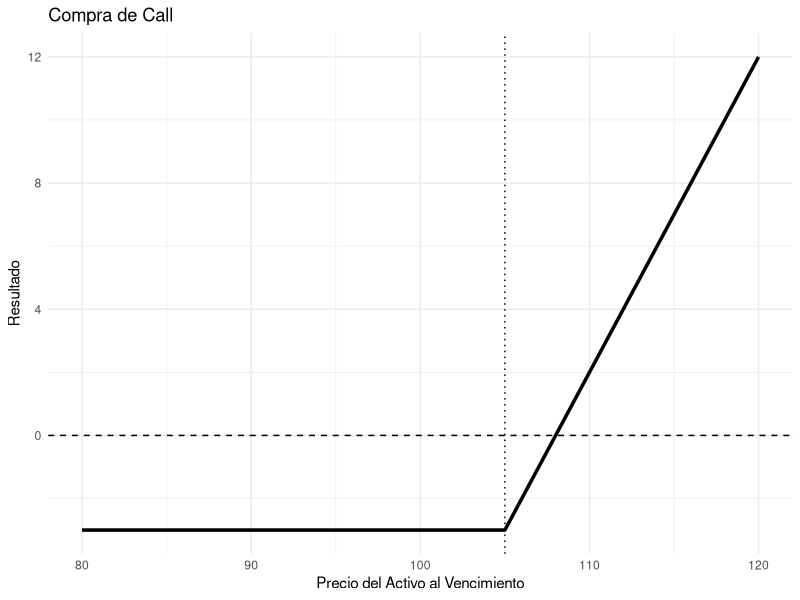
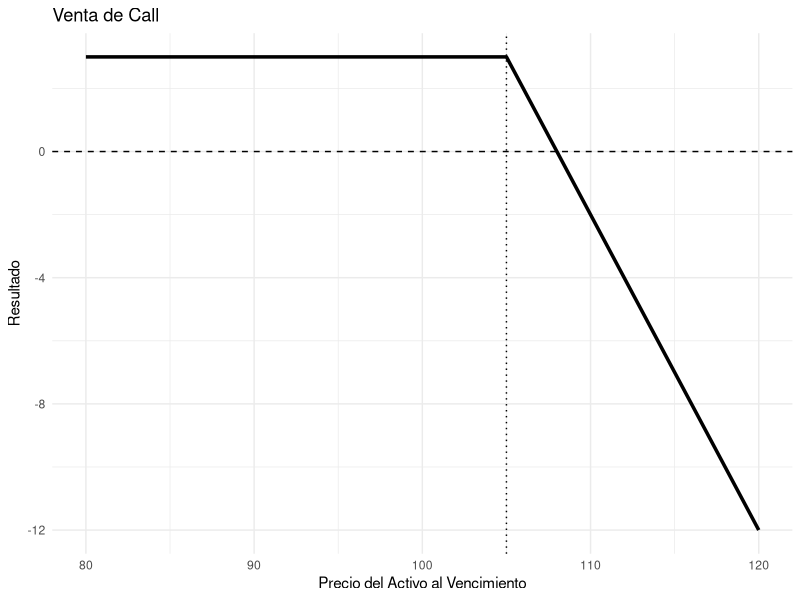
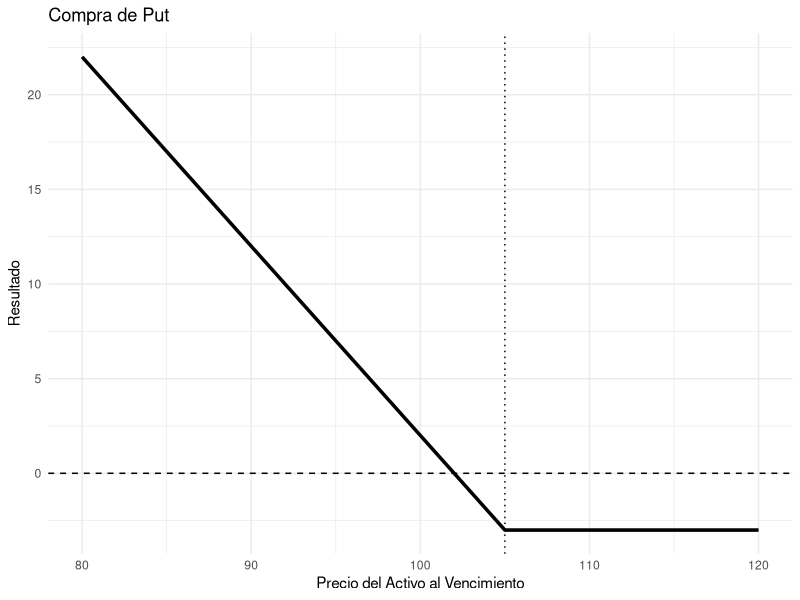
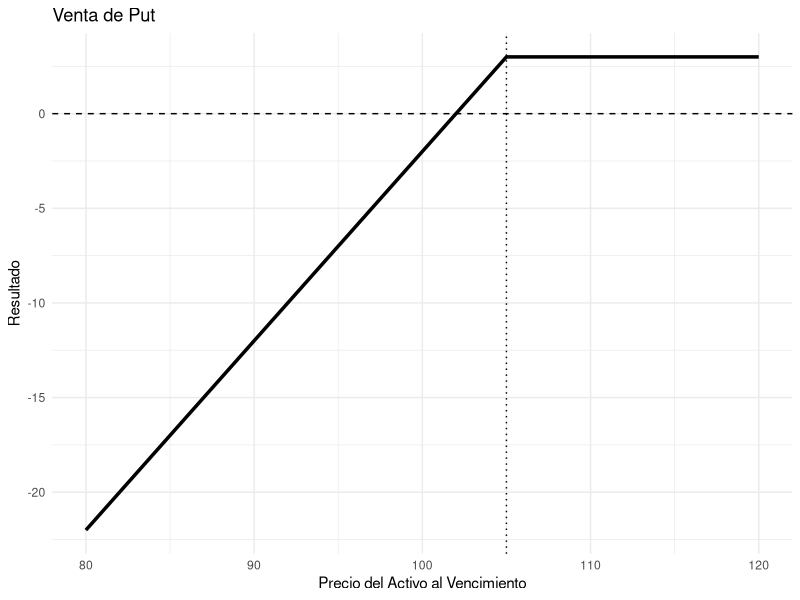
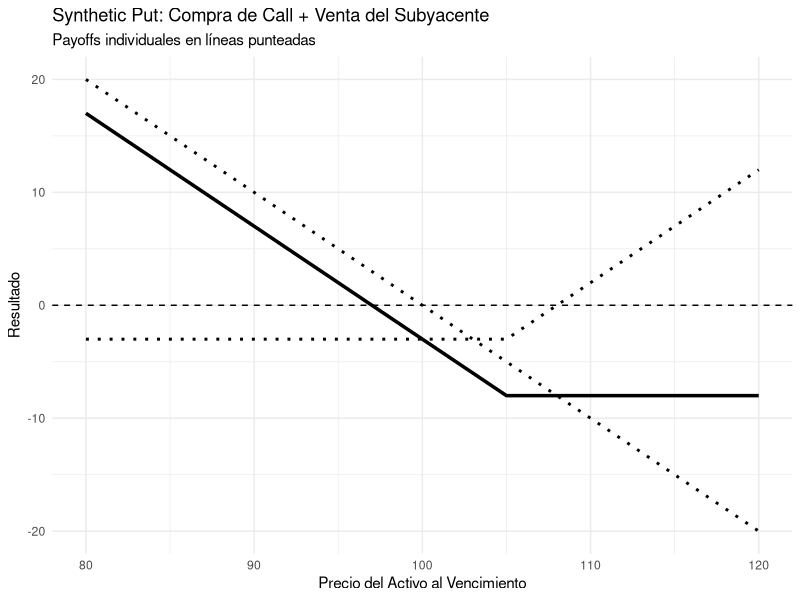
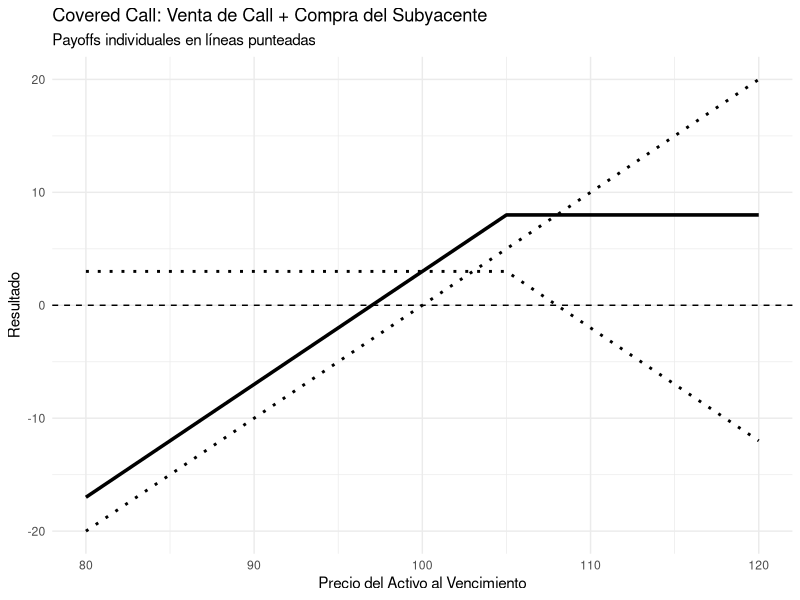
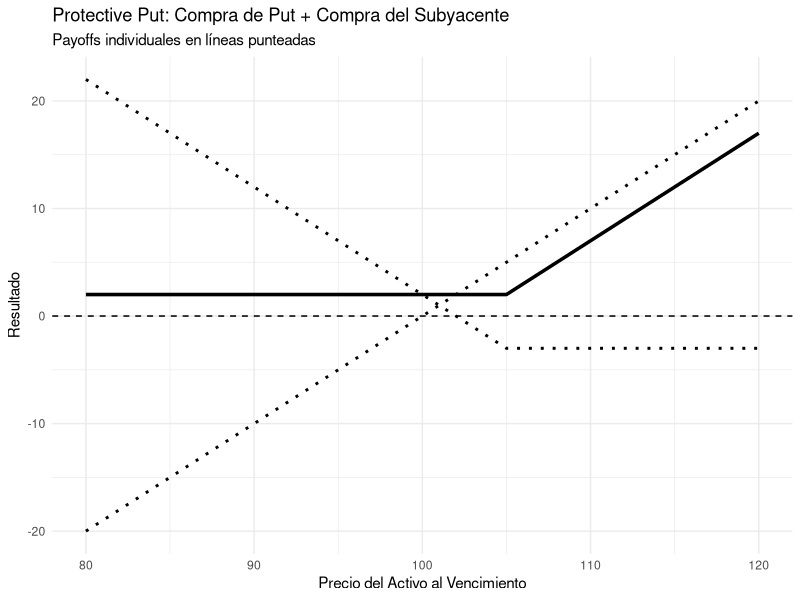
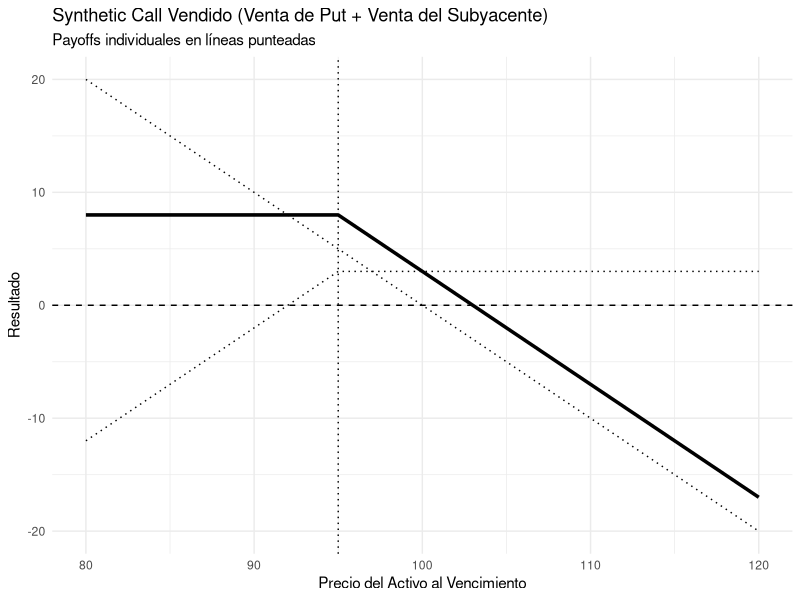

R code for these plots, in order:
## ---- chunk 1
rm(list = ls())
graphics.off()

## ---- chunk 2
#Cargo las librerías que podría llegar a necesitar

library (tidyverse)
library (purrr)
library (ggplot2)
library (tidyr)
library (quantmod)
library(flextable)
## ---- chunk 3
S0Simple <- 100
KSimple <- 105
PrimaSimple <-3
PrecioFinalSimple <- seq(80, 120, by = 1) #Rango de precios en donde se muestra
## ---- chunk 4
ResultadoCallCompSimple <- pmax(PrecioFinalSimple - KSimple, 0) - PrimaSimple

# Creamos un data.frame para graficar
dfCallComp <- data.frame(PrecioFinalSimple, ResultadoCallCompSimple)

# Gráfico con ggplot2
ggplot(dfCallComp, aes(x = PrecioFinalSimple, y = ResultadoCallCompSimple)) +
  geom_line(color = "black", size = 1.2) +
  geom_hline(yintercept = 0, linetype = "dashed") +
  geom_vline(xintercept = KSimple, linetype = "dotted", color = "black") +
  labs(title = "Compra de Call",
       x = "Precio del Activo al Vencimiento",
       y = "Resultado") +
  theme_minimal()
## ---- chunk 5
ResultadoCallVendSimple <- PrimaSimple - pmax(PrecioFinalSimple - KSimple, 0) 

# Creamos un data.frame para graficar
dfCallVta <- data.frame(PrecioFinalSimple, ResultadoCallVendSimple)

# Gráfico con ggplot2
ggplot(dfCallVta, aes(x = PrecioFinalSimple, y = ResultadoCallVendSimple)) +
  geom_line(color = "black", size = 1.2) +
  geom_hline(yintercept = 0, linetype = "dashed") +
  geom_vline(xintercept = KSimple, linetype = "dotted", color = "black") +
  labs(title = "Venta de Call",
       x = "Precio del Activo al Vencimiento",
       y = "Resultado") +
  theme_minimal()
## ---- chunk 6
ResultadoPutCompSimple <- pmax(KSimple - PrecioFinalSimple, 0) - PrimaSimple

# Creamos un data.frame para graficar
dfPutCompra <- data.frame(PrecioFinalSimple, ResultadoPutCompSimple)

# Gráfico con ggplot2
ggplot(dfPutCompra, aes(x = PrecioFinalSimple, y = ResultadoPutCompSimple)) +
  geom_line(color = "black", size = 1.2) +
  geom_hline(yintercept = 0, linetype = "dashed") +
  geom_vline(xintercept = KSimple, linetype = "dotted", color = "black") +
  labs(title = "Compra de Put",
       x = "Precio del Activo al Vencimiento",
       y = "Resultado") +
  theme_minimal()
## ---- chunk 7
ResultadoPutVentSimple <- PrimaSimple - pmax(KSimple - PrecioFinalSimple, 0) 

# Creamos un data.frame para graficar
dfPutVta <- data.frame(PrecioFinalSimple, ResultadoPutVentSimple)

# Gráfico con ggplot2
ggplot(dfPutVta, aes(x = PrecioFinalSimple, y = ResultadoPutVentSimple)) +
  geom_line(color = "black", size = 1.2) +
  geom_hline(yintercept = 0, linetype = "dashed") +
  geom_vline(xintercept = KSimple, linetype = "dotted", color = "black") +
  labs(title = "Venta de Put",
       x = "Precio del Activo al Vencimiento",
       y = "Resultado") +
  theme_minimal()
## ---- chunk 8
# Payoffs individuales
PayoffCall <- pmax(PrecioFinalSimple - KSimple, 0) - PrimaSimple
PayoffShortStock <- -(PrecioFinalSimple - S0Simple)  # Venta del subyacente

# Resultado total: Synthetic Put
ResultadoSyntPut <- PayoffCall + PayoffShortStock

# Crear data.frame
df1 <- data.frame(PrecioFinalSimple, ResultadoSyntPut, PayoffCall, PayoffShortStock)

# Gráfico
ggplot(df1, aes(x = PrecioFinalSimple)) +
  geom_line(aes(y = ResultadoSyntPut), color = "black", size = 1.2) +
  geom_line(aes(y = PayoffCall), linetype = "dotted", color = "black", size = 1) +
  geom_line(aes(y = PayoffShortStock), linetype = "dotted", color = "black", size = 1) +
  geom_hline(yintercept = 0, linetype = "dashed") +
  labs(title = "Synthetic Put: Compra de Call + Venta del Subyacente",
       subtitle = "Payoffs individuales en líneas punteadas",
       x = "Precio del Activo al Vencimiento",
       y = "Resultado") +
  theme_minimal()


## ---- chunk 9
PayoffCallShort <- PrimaSimple - pmax(PrecioFinalSimple - KSimple, 0)
PayoffLongStock <- PrecioFinalSimple - S0Simple

ResultadoCoveredCall <- PayoffCallShort + PayoffLongStock

df2 <- data.frame(PrecioFinalSimple, ResultadoCoveredCall, PayoffCallShort, PayoffLongStock)

ggplot(df2, aes(x = PrecioFinalSimple)) +
  geom_line(aes(y = ResultadoCoveredCall), color = "black", size = 1.2) +
  geom_line(aes(y = PayoffCallShort), linetype = "dotted", color = "black", size = 1) +
  geom_line(aes(y = PayoffLongStock), linetype = "dotted", color = "black", size = 1) +
  geom_hline(yintercept = 0, linetype = "dashed") +
  labs(title = "Covered Call: Venta de Call + Compra del Subyacente",
       subtitle = "Payoffs individuales en líneas punteadas",
       x = "Precio del Activo al Vencimiento",
       y = "Resultado") +
  theme_minimal()

## ---- chunk 10
PayoffPut <- pmax(KSimple - PrecioFinalSimple, 0) - PrimaSimple
PayoffLongStock <- PrecioFinalSimple - S0Simple

ResultadoProtectivePut <- PayoffPut + PayoffLongStock

df3 <- data.frame(PrecioFinalSimple, ResultadoProtectivePut, PayoffPut, PayoffLongStock)

ggplot(df3, aes(x = PrecioFinalSimple)) +
  geom_line(aes(y = ResultadoProtectivePut), color = "black", size = 1.2) +
  geom_line(aes(y = PayoffPut), linetype = "dotted", color = "black", size = 1) +
  geom_line(aes(y = PayoffLongStock), linetype = "dotted", color = "black", size = 1) +
  geom_hline(yintercept = 0, linetype = "dashed") +
  labs(title = "Protective Put: Compra de Put + Compra del Subyacente",
       subtitle = "Payoffs individuales en líneas punteadas",
       x = "Precio del Activo al Vencimiento",
       y = "Resultado") +
  theme_minimal()


## ---- chunk 11
KAlt <- 95  # Strike alternativo para que la estrategia tenga lógica
# Nota:
# Se modificó el strike (K = 95) para que la estrategia tenga sentido económico.
# Con K = 105 no tenía lógica, ya que combinaba dos posiciones perdedoras en la mayoría de los escenarios.
PrimaSimple <- 3  # Prima de la opción put

# Precio del activo al vencimiento
PrecioFinalSimple <- seq(80, 120, by = 1)

# Payoffs individuales
PayoffPutVend <- PrimaSimple - pmax(KAlt - PrecioFinalSimple, 0)
PayoffSubyacenteVend <- S0Simple - PrecioFinalSimple

# Resultado combinado: Synthetic Call Vendido
ResultadoSyntCallVend <- PayoffPutVend + PayoffSubyacenteVend

# Data frame para graficar
dfD <- data.frame(
  PrecioFinalSimple,
  ResultadoSyntCallVend,
  PayoffPutVend,
  PayoffSubyacenteVend
)

# Gráfico
ggplot(dfD, aes(x = PrecioFinalSimple)) +
  geom_line(aes(y = ResultadoSyntCallVend), color = "black", size = 1.2) +
  geom_line(aes(y = PayoffPutVend), color = "black", linetype = "dotted") +
  geom_line(aes(y = PayoffSubyacenteVend), color = "black", linetype = "dotted") +
  geom_hline(yintercept = 0, linetype = "dashed") +
  geom_vline(xintercept = KAlt, linetype = "dotted", color = "black") +
  labs(
    title = "Synthetic Call Vendido (Venta de Put + Venta del Subyacente)",
    subtitle = "Payoffs individuales en líneas punteadas",
    x = "Precio del Activo al Vencimiento",
    y = "Resultado"
  ) +
  theme_minimal()




## ---- chunk 12
K1BullSpread <- 105 #call comprado
PrimaK1BullSpread <- 8
K2BullSpread <- 110 #call vendido
PrimaK2BullSpread <- 5
## ---- chunk 13
# Payoffs individuales
PayoffCallCompradoBuSC <- pmax(PrecioFinalSimple - K1BullSpread, 0) - PrimaK1BullSpread
PayoffCallVendidoBuSC  <- PrimaK2BullSpread - pmax(PrecioFinalSimple - K2BullSpread, 0)

# Resultado total: Bull Spread
ResultadoBullCall <- PayoffCallCompradoBuSC + PayoffCallVendidoBuSC

# Data frame para graficar
dfBull <- data.frame(
  PrecioFinalSimple,
  ResultadoBullCall,
  PayoffCallCompradoBuSC,
  PayoffCallVendidoBuSC
)

# Gráfico
ggplot(dfBull, aes(x = PrecioFinalSimple)) +
  geom_line(aes(y = ResultadoBullCall), color = "black", size = 1.2) +
  geom_line(aes(y = PayoffCallCompradoBuSC), color = "black", linetype = "dashed") +
  geom_line(aes(y = PayoffCallVendidoBuSC), color = "black", linetype = "dashed") +
  geom_hline(yintercept = 0, linetype = "dashed") +
  geom_vline(xintercept = K1BullSpread, linetype = "dotted", color = "black") +
  geom_vline(xintercept = K2BullSpread, linetype = "dotted", color = "black") +
  labs(
    title = "Bull Spread con Calls",
    subtitle = "Payoffs individuales en líneas punteadas",
    x = "Precio del Activo al Vencimiento",
    y = "Resultado"
  ) +
  theme_minimal()
## ---- chunk 14
K1BullPut <- 95   # put comprado
PrimaK1BullPut <- 5

K2BullPut <- 100  # put vendido
PrimaK2BullPut <- 8
## ---- chunk 15
# Payoffs individuales
PayoffPutCompradoBuSP <- pmax(K1BullPut - PrecioFinalSimple, 0) - PrimaK1BullPut
PayoffPutVendidoBuSP  <- PrimaK2BullPut - pmax(K2BullPut - PrecioFinalSimple, 0)

# Resultado total: Bull Spread con Puts
ResultadoBullPut <- PayoffPutCompradoBuSP + PayoffPutVendidoBuSP

# Data frame para graficar
dfBullPut <- data.frame(
  PrecioFinalSimple,
  ResultadoBullPut,
  PayoffPutCompradoBuSP,
  PayoffPutVendidoBuSP
)

# Gráfico
ggplot(dfBullPut, aes(x = PrecioFinalSimple)) +
  geom_line(aes(y = ResultadoBullPut), color = "black", size = 1.2) +
  geom_line(aes(y = PayoffPutCompradoBuSP), color = "black", linetype = "dashed") +
  geom_line(aes(y = PayoffPutVendidoBuSP), color = "black", linetype = "dashed") +
  geom_hline(yintercept = 0, linetype = "dashed") +
  geom_vline(xintercept = K1BullPut, linetype = "dotted", color = "black") +
  geom_vline(xintercept = K2BullPut, linetype = "dotted", color = "black") +
  labs(
    title = "Bull Spread con Puts",
    subtitle = "Payoffs individuales en líneas punteadas",
    x = "Precio del Activo al Vencimiento",
    y = "Resultado"
  ) +
  theme_minimal()

## ---- chunk 16
K1BearPut <- 95   # put vendido
PrimaK1BearPut <- 5

K2BearPut <- 100  # put comprado
PrimaK2BearPut <- 8
## ---- chunk 17
# Payoffs individuales
PayoffPutCompradoBeSP <- pmax(K2BearPut - PrecioFinalSimple, 0) - PrimaK2BearPut
PayoffPutVendidoBeSP  <- PrimaK1BearPut - pmax(K1BearPut - PrecioFinalSimple, 0)

# Resultado total: Bear Spread con Puts
ResultadoBearPut <- PayoffPutCompradoBeSP + PayoffPutVendidoBeSP

# Data frame para graficar
dfBearPut <- data.frame(
  PrecioFinalSimple,
  ResultadoBearPut,
  PayoffPutCompradoBeSP,
  PayoffPutVendidoBeSP
)

# Gráfico
ggplot(dfBearPut, aes(x = PrecioFinalSimple)) +
  geom_line(aes(y = ResultadoBearPut), color = "black", size = 1.2) +
  geom_line(aes(y = PayoffPutCompradoBeSP), color = "black", linetype = "dashed") +
  geom_line(aes(y = PayoffPutVendidoBeSP), color = "black", linetype = "dashed") +
  geom_hline(yintercept = 0, linetype = "dashed") +
  geom_vline(xintercept = K1BearPut, linetype = "dotted", color = "black") +
  geom_vline(xintercept = K2BearPut, linetype = "dotted", color = "black") +
  labs(
    title = "Bear Spread con Puts",
    subtitle = "Payoffs individuales en líneas punteadas",
    x = "Precio del Activo al Vencimiento",
    y = "Resultado"
  ) +
  theme_minimal()
## ---- chunk 18
K1BearCall <- 105  # call vendido
PrimaK1BearCall <- 8

K2BearCall <- 110  # call comprado
PrimaK2BearCall <- 5
## ---- chunk 19
# Payoffs individuales
PayoffCallVendidoBeSC <- PrimaK1BearCall - pmax(PrecioFinalSimple - K1BearCall, 0)
PayoffCallCompradoBeSC <- pmax(PrecioFinalSimple - K2BearCall, 0) - PrimaK2BearCall

# Resultado total: Bear Spread con Calls
ResultadoBearCall <- PayoffCallVendidoBeSC + PayoffCallCompradoBeSC

# Data frame para graficar
dfBearCall <- data.frame(
  PrecioFinalSimple,
  ResultadoBearCall,
  PayoffCallCompradoBeSC,
  PayoffCallVendidoBeSC
)

# Gráfico
ggplot(dfBearCall, aes(x = PrecioFinalSimple)) +
  geom_line(aes(y = ResultadoBearCall), color = "black", size = 1.2) +
  geom_line(aes(y = PayoffCallCompradoBeSC), color = "black", linetype = "dashed") +
  geom_line(aes(y = PayoffCallVendidoBeSC), color = "black", linetype = "dashed") +
  geom_hline(yintercept = 0, linetype = "dashed") +
  geom_vline(xintercept = K1BearCall, linetype = "dotted", color = "black") +
  geom_vline(xintercept = K2BearCall, linetype = "dotted", color = "black") +
  labs(
    title = "Bear Spread con Calls",
    subtitle = "Payoffs individuales en líneas punteadas",
    x = "Precio del Activo al Vencimiento",
    y = "Resultado"
  ) 
## ---- chunk 20
K1Box <- 95
K2Box <- 105

# Bull spread con calls
PrimaCallK1 <- 8  # call comprado strike bajo
PrimaCallK2 <- 3  # call vendido strike alto

# Bear spread con puts
PrimaPutK2  <- 8  # put comprado strike alto
PrimaPutK1  <- 3  # put vendido strike bajo

## ---- chunk 21
# Bull Spread con el Call
PayoffCallComprado <- pmax(PrecioFinalSimple - K1Box, 0) - PrimaCallK1
PayoffCallVendido  <- PrimaCallK2 - pmax(PrecioFinalSimple - K2Box, 0)
ResultadoBullCall  <- PayoffCallComprado + PayoffCallVendido

# Bear Spread con el Put
PayoffPutComprado <- pmax(K2Box - PrecioFinalSimple, 0) - PrimaPutK2
PayoffPutVendido  <- PrimaPutK1 - pmax(K1Box - PrecioFinalSimple, 0)
ResultadoBearPut  <- PayoffPutComprado + PayoffPutVendido

# Box Spread total
ResultadoBoxSpread <- ResultadoBullCall + ResultadoBearPut
## ---- chunk 22
# Construyo el dataframe

dfBox <- data.frame(
  PrecioFinalSimple,
  ResultadoBoxSpread,
  ResultadoBullCall,
  ResultadoBearPut,
  PayoffCallComprado,
  PayoffCallVendido,
  PayoffPutComprado,
  PayoffPutVendido
)

## ---- chunk 23
#Gráfico

ggplot(dfBox, aes(x = PrecioFinalSimple)) +
  geom_line(aes(y = ResultadoBoxSpread), color = "black", size = 1.2) +
  geom_line(aes(y = ResultadoBullCall), color = "black", linetype = "dashed") +
  geom_line(aes(y = ResultadoBearPut), color = "black", linetype = "dashed") +
  geom_line(aes(y = PayoffCallComprado), color = "black", linetype = "dotted") +
  geom_line(aes(y = PayoffCallVendido),  color = "black", linetype = "dotted") +
  geom_line(aes(y = PayoffPutComprado),  color = "black", linetype = "dotted") +
  geom_line(aes(y = PayoffPutVendido),   color = "black", linetype = "dotted") +
  geom_hline(yintercept = 0, linetype = "dashed") +
  geom_vline(xintercept = K1Box, linetype = "dotted", color = "black") +
  geom_vline(xintercept = K2Box, linetype = "dotted", color = "black") +
  labs(
    title = "Box Spread: Bull Spread con el Call + Bear Spread con el Put",
    subtitle = "Payoffs individuales en líneas punteadas",
    x = "Precio del Activo al Vencimiento",
    y = "Resultado"
  ) +
  theme_minimal()


## ---- chunk 24
# Parámetros (usando tu estilo)
K1Butterfly <- 95    # call comprado strike bajo
K2Butterfly <- 100   # call vendido strike medio (x2)
K3Butterfly <- 105   # call comprado strike alto

PrimaCallK1Butterfly <- 7   # prima call comprado strike bajo
PrimaCallK2Butterfly <- 4   # prima call vendido strike medio (por unidad)
PrimaCallK3Butterfly <- 2   # prima call comprado strike alto
## ---- chunk 25
# Payoffs individuales
PayoffCallK1Butterfly <- pmax(PrecioFinalSimple - K1Butterfly, 0) - PrimaCallK1Butterfly
PayoffCallK2Butterfly <- 2 * (PrimaCallK2Butterfly - pmax(PrecioFinalSimple - K2Butterfly, 0))  # se venden 2 calls
PayoffCallK3Butterfly <- pmax(PrecioFinalSimple - K3Butterfly, 0) - PrimaCallK3Butterfly

# Resultado total Butterfly Spread
ResultadoButterflyCall <- PayoffCallK1Butterfly + PayoffCallK2Butterfly + PayoffCallK3Butterfly

## ---- chunk 26
# Data frame para graficar
dfButterflyCall <- data.frame(
  PrecioFinalSimple,
  ResultadoButterflyCall,
  PayoffCallK1Butterfly,
  PayoffCallK2Butterfly,
  PayoffCallK3Butterfly
)
## ---- chunk 27
# Gráfico
ggplot(dfButterflyCall, aes(x = PrecioFinalSimple)) +
  geom_line(aes(y = ResultadoButterflyCall), color = "black", size = 1.2) +
  geom_line(aes(y = PayoffCallK1Butterfly), color = "black", linetype = "dotted") +
  geom_line(aes(y = PayoffCallK2Butterfly), color = "black", linetype = "dotted") +
  geom_line(aes(y = PayoffCallK3Butterfly), color = "black", linetype = "dotted") +
  geom_hline(yintercept = 0, linetype = "dashed") +
  geom_vline(xintercept = c(K1Butterfly, K2Butterfly, K3Butterfly), linetype = "dotted", color = "black") +
  labs(
    title = "Butterfly Spread con el call",
    subtitle = "Payoffs individuales en líneas punteadas",
    x = "Precio del Activo al Vencimiento",
    y = "Resultado"
  ) +
  theme_minimal()
## ---- chunk 28
# Parámetros Butterfly con puts
K1ButterflyPut <- 95    # put comprado strike bajo
K2ButterflyPut <- 100   # put vendido strike medio (x2)
K3ButterflyPut <- 105   # put comprado strike alto

PrimaPutK1Butterfly <- 3   # prima put comprado strike bajo
PrimaPutK2Butterfly <- 5   # prima put vendido strike medio (por unidad)
PrimaPutK3Butterfly <- 8   # prima put comprado strike alto
## ---- chunk 29
# Payoffs individuales
PayoffPutK1Butterfly <- pmax(K1ButterflyPut - PrecioFinalSimple, 0) - PrimaPutK1Butterfly
PayoffPutK2Butterfly <- 2 * (PrimaPutK2Butterfly - pmax(K2ButterflyPut - PrecioFinalSimple, 0))  # se venden 2 puts
PayoffPutK3Butterfly <- pmax(K3ButterflyPut - PrecioFinalSimple, 0) - PrimaPutK3Butterfly

# Resultado total Butterfly Spread con puts
ResultadoButterflyPut <- PayoffPutK1Butterfly + PayoffPutK2Butterfly + PayoffPutK3Butterfly
## ---- chunk 30
# Data frame para graficar
dfButterflyPut <- data.frame(
  PrecioFinalSimple,
  ResultadoButterflyPut,
  PayoffPutK1Butterfly,
  PayoffPutK2Butterfly,
  PayoffPutK3Butterfly
)
## ---- chunk 31
# Gráfico
library(ggplot2)
ggplot(dfButterflyPut, aes(x = PrecioFinalSimple)) +
  geom_line(aes(y = ResultadoButterflyPut), color = "black", size = 1.2) +
  geom_line(aes(y = PayoffPutK1Butterfly), color = "black", linetype = "dotted") +
  geom_line(aes(y = PayoffPutK2Butterfly), color = "black", linetype = "dotted") +
  geom_line(aes(y = PayoffPutK3Butterfly), color = "black", linetype = "dotted") +
  geom_hline(yintercept = 0, linetype = "dashed") +
  geom_vline(xintercept = c(K1ButterflyPut, K2ButterflyPut, K3ButterflyPut), linetype = "dotted", color = "black") +
  labs(
    title = "Butterfly Spread con el put",
    subtitle = "Payoffs individuales en líneas punteadas",
    x = "Precio del Activo al Vencimiento",
    y = "Resultado"
  ) +
  theme_minimal()
## ---- chunk 32
# Strike común
KCalendar <- 100

# Primas de los calls
PrimaCallLargo <- 5    # Call comprado, largo plazo
PrimaCallCorto <- 4    # Call vendido, corto plazo

# Simulamos precios finales al vencimiento del call corto
PrecioFinalSimple <- seq(60, 140, by = 1)

# Valor temporal hecho a mano, con forma de "meseta"
ValorTemporal <- ifelse(
  PrecioFinalSimple <= 95 | PrecioFinalSimple >= 105, 0.1,
  ifelse(PrecioFinalSimple == 100, 3,
         0.1 + (3 - 0.1) * (1 - abs(PrecioFinalSimple - KCalendar)/5))
)

# Valor intrínseco del call largo
ValorIntrinsecoCallLargo <- pmax(PrecioFinalSimple - KCalendar, 0)

# Valor del call largo (en t1) = valor intrínseco + valor temporal
PayoffCallLargo <- ValorIntrinsecoCallLargo + ValorTemporal

# Valor del call corto (vence hoy) = solo valor intrínseco
PayoffCallCorto <- pmax(PrecioFinalSimple - KCalendar, 0)

# Resultado total del Calendar Spread
ResultadoCalendarCall <- (PayoffCallLargo  - PrimaCallLargo) - (PayoffCallCorto - PrimaCallCorto)

# Armamos data frame para graficar
dfCalendarCall <- data.frame(
  PrecioFinalSimple,
  PayoffCallLargo,
  PayoffCallCorto,
  ResultadoCalendarCall
)

## ---- chunk 33
# Gráfico
library(ggplot2)

ggplot(dfCalendarCall, aes(x = PrecioFinalSimple)) +
  geom_line(aes(y = ResultadoCalendarCall), color = "black", size = 1.2) +
  geom_line(aes(y = PayoffCallLargo), color = "black", linetype = "dotted") +
  geom_line(aes(y = PayoffCallCorto), color = "black", linetype = "dotted") +
  geom_hline(yintercept = 0, linetype = "dashed") +
  geom_vline(xintercept = KCalendar, linetype = "dotted", color = "black") +
  labs(
    title = "Calendar Spread",
    subtitle = "Payoffs individuales en líneas punteadas",
    x = "Precio del Activo al Vencimiento",
    y = "Resultado"
  ) +
  theme_minimal()

## ---- chunk 34
# Strike común
KStraddle <- 100

# Primas
PrimaCallStraddle <- 5 #compra call
PrimaPutStraddle  <- 4 #compra put
## ---- chunk 35
# Payoff de cada opción
PayoffCallStraddle <- pmax(PrecioFinalSimple - KStraddle, 0) - PrimaCallStraddle
PayoffPutStraddle  <- pmax(KStraddle - PrecioFinalSimple, 0) - PrimaPutStraddle

# Resultado total
ResultadoStraddle <- PayoffCallStraddle + PayoffPutStraddle
## ---- chunk 36
# DataFrame para graficar
dfStraddle <- data.frame(
  PrecioFinalSimple,
  PayoffCallStraddle,
  PayoffPutStraddle,
  ResultadoStraddle
)

# Gráfico
library(ggplot2)

ggplot(dfStraddle, aes(x = PrecioFinalSimple)) +
  geom_line(aes(y = ResultadoStraddle), color = "black", size = 1.2) +
  geom_line(aes(y = PayoffCallStraddle), linetype = "dotted", color = "black") +
  geom_line(aes(y = PayoffPutStraddle), linetype = "dotted", color = "black") +
  geom_vline(xintercept = KStraddle, linetype = "dashed") +
  geom_hline(yintercept = 0, linetype = "dashed") +
  labs(
    title = "Straddle",
    subtitle = "Payoffs individuales en líneas punteadas",
    x = "Precio del Activo al Vencimiento",
    y = "Resultado"
  ) +
  theme_minimal()

## ---- chunk 37

# Strike común
KStrip <- 100

# Primas
PrimaCallStrip <- 5 # Compro un call
CantidadPutStrip <- 2
PrimaPutStrip  <- 4  * CantidadPutStrip # Compro dos puts

## ---- chunk 38
# Payoff de las opciones
PayoffCallStrip <- pmax(PrecioFinalSimple - KStrip, 0) - PrimaCallStrip
PayoffPutStrip  <- CantidadPutStrip * (pmax(KStrip - PrecioFinalSimple, 0) - PrimaPutStrip)  

# Resultado total del strip
ResultadoStrip <- PayoffCallStrip + PayoffPutStrip
## ---- chunk 39
# DataFrame para graficar
dfStrip <- data.frame(
  PrecioFinalSimple,
  PayoffCallStrip,
  PayoffPutStrip,
  ResultadoStrip
)

# Gráfico
library(ggplot2)

ggplot(dfStrip, aes(x = PrecioFinalSimple)) +
  geom_line(aes(y = ResultadoStrip), color = "black", size = 1.2) +
  geom_line(aes(y = PayoffCallStrip), color = "black", linetype = "dotted") +
  geom_line(aes(y = PayoffPutStrip), color = "black", linetype = "dotted") +
  geom_vline(xintercept = KStrip, linetype = "dashed") +
  geom_hline(yintercept = 0, linetype = "dashed") +
  labs(
    title = "Strip (un call + dos puts)",
    subtitle = "Payoffs individuales en líneas punteadas",
    x = "Precio del Activo al Vencimiento",
    y = "Resultado"
  ) +
  theme_minimal()

## ---- chunk 40

# Strike común
KStrap <- 100

# Primas
PrimaPutStrap  <- 4  #Compro un put
CantidadCallStrap <- 2
PrimaCallStrap <- 5 * CantidadCallStrap # Compro dos call

## ---- chunk 41
# Payoff de las opciones
PayoffCallStrap <- CantidadCallStrap * (pmax(PrecioFinalSimple - KStrap, 0) - PrimaCallStrap)
PayoffPutStrap  <- pmax(KStrap - PrecioFinalSimple, 0) - PrimaPutStrap  

# Resultado total del strip
ResultadoStrap <- PayoffCallStrap + PayoffPutStrap
## ---- chunk 42
# DataFrame para graficar
dfStrip <- data.frame(
  PrecioFinalSimple,
  PayoffCallStrap,
  PayoffPutStrap,
  ResultadoStrap
)

# Gráfico
library(ggplot2)

ggplot(dfStrip, aes(x = PrecioFinalSimple)) +
  geom_line(aes(y = ResultadoStrap), color = "black", size = 1.2) +
  geom_line(aes(y = PayoffCallStrap), color = "black", linetype = "dotted") +
  geom_line(aes(y = PayoffPutStrap), color = "black", linetype = "dotted") +
  geom_vline(xintercept = KStrap, linetype = "dashed") +
  geom_hline(yintercept = 0, linetype = "dashed") +
  labs(
    title = "Strap (dos call + un put)",
    subtitle = "Payoffs individuales en líneas punteadas",
    x = "Precio del Activo al Vencimiento",
    y = "Resultado"
  ) +
  theme_minimal()

## ---- chunk 43
# Strikes del strangle
KPutStrangle  <- 90   # Strike del put comprado
KCallStrangle <- 110  # Strike del call comprado

# Primas
PrimaPutStrangle  <- 4   # Prima del put comprado
PrimaCallStrangle <- 3   # Prima del call comprado

## ---- chunk 44
# Payoffs individuales
PayoffPutStrangle  <- pmax(KPutStrangle - PrecioFinalSimple, 0) - PrimaPutStrangle
PayoffCallStrangle <- pmax(PrecioFinalSimple - KCallStrangle, 0) - PrimaCallStrangle

# Resultado total del strangle
ResultadoStrangle <- PayoffPutStrangle + PayoffCallStrangle

## ---- chunk 45
# Data frame para graficar
dfStrangle <- data.frame(
  PrecioFinalSimple,
  ResultadoStrangle,
  PayoffPutStrangle,
  PayoffCallStrangle
)

## ---- chunk 46
# Gráfico
ggplot(dfStrangle, aes(x = PrecioFinalSimple)) +
  geom_line(aes(y = ResultadoStrangle), color = "black", size = 1.2) +
  geom_line(aes(y = PayoffPutStrangle), color = "black", linetype = "dotted") +
  geom_line(aes(y = PayoffCallStrangle), color = "black", linetype = "dotted") +
  geom_hline(yintercept = 0, linetype = "dashed") +
  geom_vline(xintercept = c(KPutStrangle, KCallStrangle), linetype = "dotted", color = "black") +
  labs(
    title = "Strangle (compra de put y call con strikes distintos)",
    subtitle = "Payoffs individuales en líneas punteadas",
    x = "Precio del Activo al Vencimiento",
    y = "Resultado"
  ) +
  theme_minimal()
